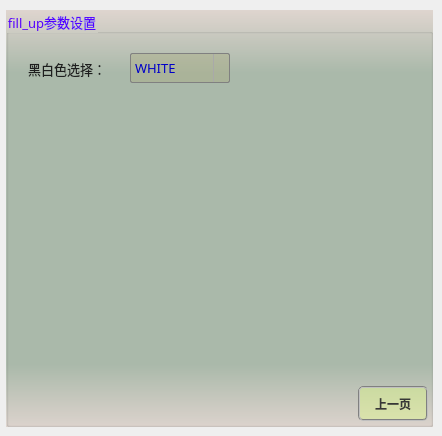
       <widget class="QWidget" name="page_27">
        <widget class="QGroupBox" name="groupParam_26">
         <property name="geometry">
          <rect>
           <x>6</x>
           <y>10</y>
           <width>427</width>
           <height>417</height>
          </rect>
         </property>
         <property name="font">
          <font>
           <family>微软雅黑</family>
           <pointsize>10</pointsize>
          </font>
         </property>
         <property name="styleSheet">
          <string notr="true">background-color: qlineargradient(x1:0, y1:0, x2:0, y2:1, stop:0 #dfd5cf, stop: 0.15 #acbbac, stop: 0.85 #acbbac,stop:1 #dfd5cf);
color: rgb(85, 0, 255);</string>
         </property>
         <property name="title">
          <string>fill_up参数设置</string>
         </property>
         <widget class="QPushButton" name="btnFillUpBack">
          <property name="geometry">
           <rect>
            <x>352</x>
            <y>376</y>
            <width>70</width>
            <height>35</height>
           </rect>
          </property>
          <property name="minimumSize">
           <size>
            <width>70</width>
            <height>30</height>
           </size>
          </property>
          <property name="font">
           <font>
            <family>微软雅黑</family>
            <pointsize>9</pointsize>
            <weight>75</weight>
            <italic>false</italic>
            <bold>true</bold>
           </font>
          </property>
          <property name="styleSheet">
           <string notr="true">QWidget{ background-color: rgba(225, 255, 127,100);}
QWidget{ color: rgb(55, 55, 55);}
QWidget{ border: 2px groove gray;border-radius: 5px;padding: 2px 4px;}
QPushButton:hover{ background-color: rgba(225, 255, 127,150);}
QPushButton:pressed{background-color: rgba(225, 255, 127,255);}</string>
          </property>
          <property name="text">
           <string>上一页</string>
          </property>
         </widget>
         <widget class="QLabel" name="label_58">
          <property name="geometry">
           <rect>
            <x>22</x>
            <y>48</y>
            <width>97</width>
            <height>21</height>
           </rect>
          </property>
          <property name="font">
           <font>
            <family>微软雅黑</family>
            <pointsize>10</pointsize>
           </font>
          </property>
          <property name="styleSheet">
           <string notr="true">color: rgb(30, 30, 30);
background: transparent;</string>
          </property>
          <property name="text">
           <string>黑白色选择：</string>
          </property>
         </widget>
         <widget class="QComboBox" name="comboFillUp">
          <property name="geometry">
           <rect>
            <x>124</x>
            <y>43</y>
            <width>100</width>
            <height>30</height>
           </rect>
          </property>
          <property name="sizePolicy">
           <sizepolicy hsizetype="Fixed" vsizetype="Fixed">
            <horstretch>0</horstretch>
            <verstretch>0</verstretch>
           </sizepolicy>
          </property>
          <property name="minimumSize">
           <size>
            <width>100</width>
            <height>30</height>
           </size>
          </property>
          <property name="maximumSize">
           <size>
            <width>100</width>
            <height>16777215</height>
           </size>
          </property>
          <property name="font">
           <font>
            <family>微软雅黑</family>
            <pointsize>10</pointsize>
           </font>
          </property>
          <property name="styleSheet">
           <string notr="true">QComboBox {
    border: 1px solid gray;
    border-radius: 2px;    
    color: rgb(0, 0, 200);
	background-color: rgba(170, 170, 127,100);
}
QComboBox::drop-down {
    subcontrol-origin: padding;
    subcontrol-position: top right;
    width: 15px; 
    border-left-width: 1px;
    border-left-color: darkgray;
    border-left-style: solid;
    border-top-right-radius: 3px;
    border-bottom-right-radius: 3px;
}

QComboBox::down-arrow {
    image: url(:/resource/down.png);
} 
QComboBox::down-arrow:on {
    top: 1px;
    left: 1px;
}</string>
          </property>
          <property name="sizeAdjustPolicy">
           <enum>QComboBox::AdjustToContents</enum>
          </property>
          <item>
           <property name="text">
            <string>WHITE</string>
           </property>
          </item>
          <item>
           <property name="text">
            <string>BLACK</string>
           </property>
          </item>
         </widget>
        </widget>
       </widget>
